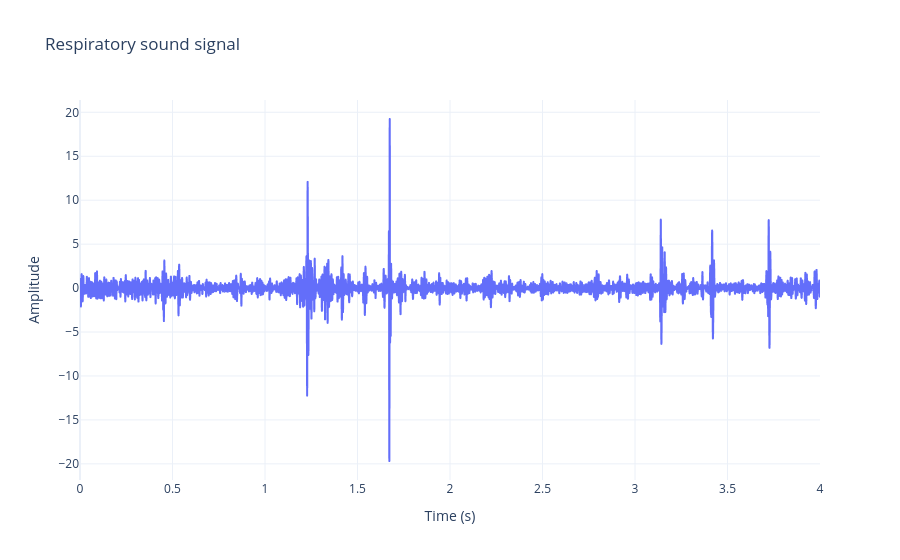

Here is the notebook cell this chart was saved with:
### Markdown cell above
### 2.2. Preprocesado (cont.)

### Code cell
mu = np.mean(new_signal)
sigma = np.std(new_signal)

new_signal = (new_signal - mu)/sigma

t = np.arange(len(new_signal)) / fs
fig = px.line(x=t, y=new_signal, labels={"x": "Time (s)", "y": "Amplitude"}, title=f"Respiratory sound signal")
fig.update_layout(
    hovermode="x unified",
    template="plotly_white"
)
fig.show()

### Figure 1 — Plotly figure (JSON) as saved in the notebook; plotly's stock layout.template omitted (floating-point values rounded to 4 significant figures; data arrays with more than 128 entries replaced by an {"elided": "..."} marker saying what was removed)
{"data": [{"hovertemplate": "Time (s)=%{x}<br>Amplitude=%{y}<extra></extra>", "legendgroup": "", "line": {"color": "#636efa", "dash": "solid"}, "marker": {"symbol": "circle"}, "mode": "lines", "name": "", "showlegend": false, "type": "scattergl", "x": {"elided": "16000 float values"}, "xaxis": "x", "y": {"elided": "16000 float values"}, "yaxis": "y"}], "layout": {"hovermode": "x unified", "legend": {"tracegroupgap": 0}, "title": {"text": "Respiratory sound signal"}, "xaxis": {"anchor": "y", "domain": [0, 1], "title": {"text": "Time (s)"}}, "yaxis": {"anchor": "x", "domain": [0, 1], "title": {"text": "Amplitude"}}}}
